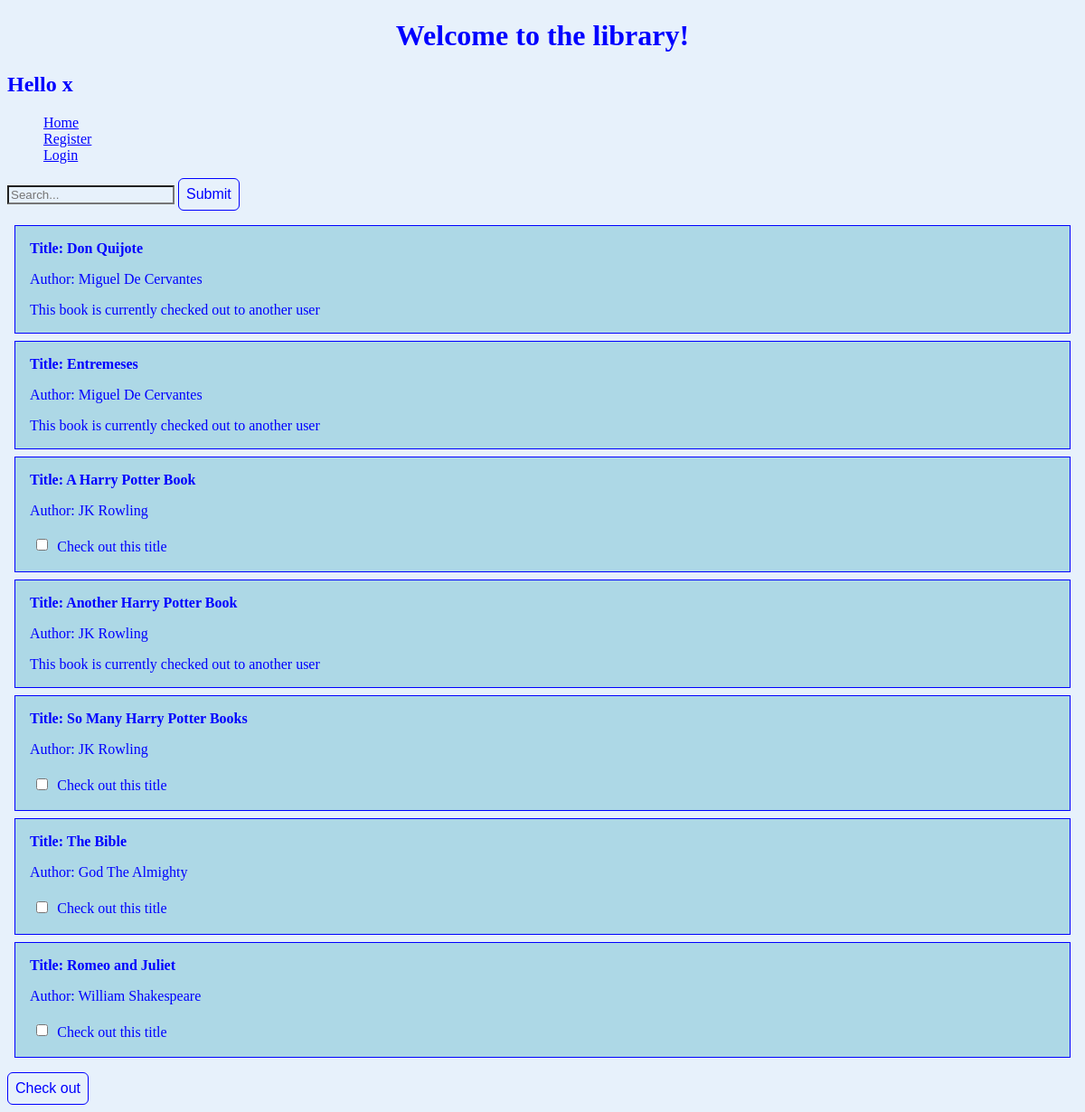
Before: / with the older database file.
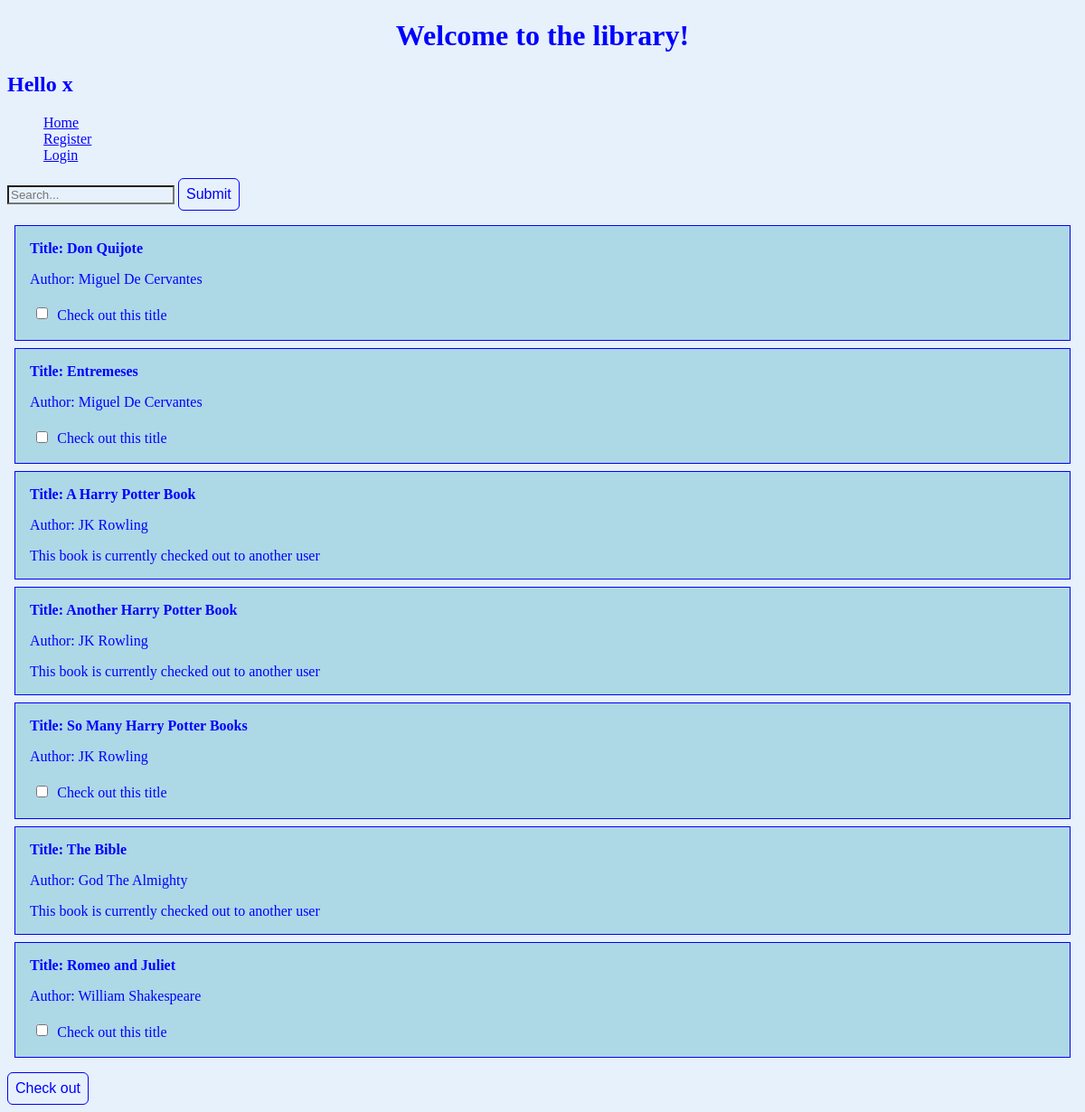
After: the same page with the newer database file.
### library_app/models.py (models this page shows, shortened)
class Book(models.Model):
	title = models.CharField(max_length=250)#unique makes it so that you can't repeat them
	author = models.ForeignKey(Author, on_delete=models.CASCADE)
	checked_out_to_whom = models.CharField(max_length=250)
	checked_out_when = models.DateTimeField(default=datetime.now())

class Author(models.Model):
	first_name = models.CharField(max_length=250)
	last_name = models.CharField(max_length=250)
	def __str__(self):
		author = self.first_name + " " + self.last_name
		return author

### library_app/views.py (the view)
# urls.py: path('', views.index, name='index'),
def index(request):
	if request.user.is_authenticated:
		username = request.user.username
	else: username = "x"
	book_list = Book.objects.all()
	result = ""
	context = {'book_list': book_list, 'search_result': result, "username": username}
	print("hello!")
	return render(request, 'library_app/index.html', context)

### library_app/templates/library_app/index.html (shortened to what this page needs)
{% extends "base_generic.html" %}
{% block content %}
<form action="{%url 'library_app:search_books' %}" method="get">
	<input  id="search_box" type="text" name="search_box"  placeholder="Search..." >
	<button id="search_submit" type="submit" >Submit</button>
</form>
<form action="{%url 'library_app:checkout'  %}" method="post">
	<ul class="no_bullets">
			{% for book in book_list %}
			<div class="books">
				<li>
					<h3>Title: {{book.title}}</h3>
					<p> Author: {{book.author}}</p>
					{% if book.checked_out_to_whom == username %}
					This book is checked out to you
					{% elif book.checked_out_to_whom == "" %}
					<input type="checkbox" class="books" name="book_{{book.id}}"> Check out this title
					{% else %}
					This book is currently checked out to another user
					{% endif %}
				</li>
			</div>
			{% endfor %}
			</ul>
			<button type="submit" >Check out</button>
</form>
{% endblock %}

### templates/base_generic.html (shortened to what this page needs)
<!DOCTYPE html>
<html lang="en">
<head>
  {% load static %}
	<link rel="stylesheet" type="text/css" href="{% static 'library_app/style.css' %}"/>
</head>
<body>
  <h1> Welcome to the library! </h1>
	<h2>Hello {{username}}</h2>
  <div class="container-fluid">
    <div class="row">
      <div class="col-sm-2">
      {% block sidebar %}
      <ul class="sidebar-nav">
        <a href="{% url 'library_app:index' %}">Home</a></br>
				{% if user.is_authenticated %}
					<a href="{% url 'library_app:my_checkouts' %}">My checkouts</a></br>
					<a href="{% url 'logout' %}">Logout</a></br>
				{% else %}
					<a href="{% url 'register' %}">Register</a></br>
					<a href="{% url 'login' %}">Login</a></br>
					{% endif %}
      </ul>
     {% endblock %}
      </div>
      <div class="col-sm-10 ">
      {% block content %}{% endblock %}
      </div>
    </div>
  </div>
</body>
</html>

### static/library_app/style.css (style rules this page uses)
* { color: blue; background-color: #e7f1fb; }
h1 { text-align: center; }
.books { border: 1px solid; margin: .5em; background-color: lightblue; }
.books * { background-color: lightblue; }
.books li { padding-left: 1em; }
.books h3 { font-size: 1em; }
.no_bullets { list-style-type: none; padding: 0; }
button { font-size: 1em; border: 1px solid blue; border-radius: 6px; padding: .5em; }

Changed rows visible on the page:
changed Book "Don Quijote": id (not shown) → "☐"; checked_out_to_whom "This book is currently checked out to another user" → "Check out this title"
changed Book "Entremeses": id (not shown) → "☐"; checked_out_to_whom "This book is currently checked out to another user" → "Check out this title"
changed Book "A Harry Potter Book": id "☐" → (not shown); checked_out_to_whom "Check out this title" → "This book is currently checked out to another user"
changed Book "The Bible": id "☐" → (not shown); checked_out_to_whom "Check out this title" → "This book is currently checked out to another user"
